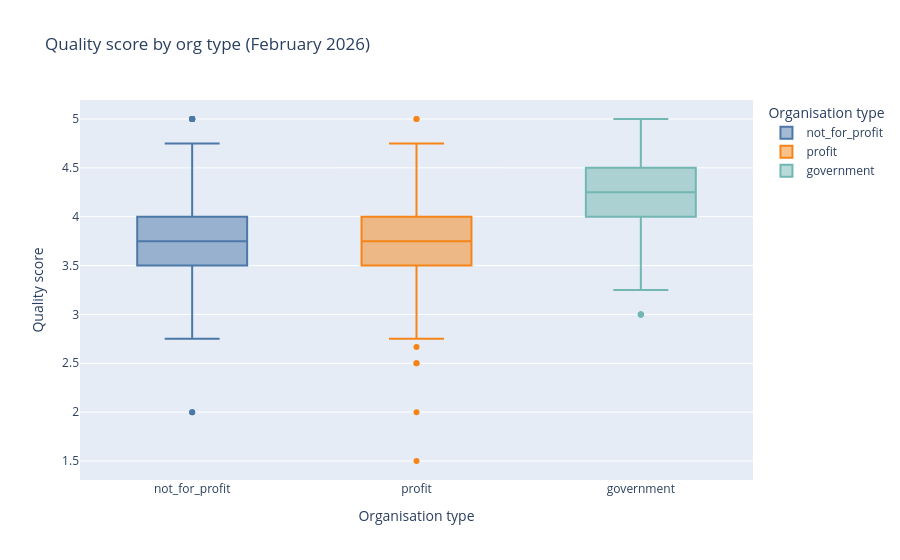

Notebook code for this chart:
### Markdown cell above
## 4. For-Profit Problem — Quality by Org Type

### Code cell
# Box plot quality by org type (latest snapshot)
latest_rat = ratings[ratings['snapshot_date'] == latest_snap].copy()

fig = px.box(
    latest_rat[latest_rat['org_type'] != 'unknown'],
    x='org_type', y='quality_score', color='org_type',
    title=f'Quality score by org type ({latest_snap.strftime("%B %Y")})',
    labels={'quality_score':'Quality score','org_type':'Organisation type'},
    color_discrete_map={'profit':'#F58518','not_for_profit':'#4C78A8','government':'#72B7B2'},
    points='outliers'
)
fig.show()

### Figure 1 — Plotly figure (JSON) as saved in the notebook; plotly's stock layout.template omitted (floating-point values rounded to 4 significant figures; data arrays with more than 128 entries replaced by an {"elided": "..."} marker saying what was removed)
{"data": [{"alignmentgroup": "True", "boxpoints": "outliers", "hovertemplate": "Organisation type=%{x}<br>Quality score=%{y}<extra></extra>", "legendgroup": "not_for_profit", "marker": {"color": "#4C78A8"}, "name": "not_for_profit", "notched": false, "offsetgroup": "not_for_profit", "orientation": "v", "showlegend": true, "type": "box", "x": {"elided": "1539 str values"}, "x0": " ", "xaxis": "x", "y": {"elided": "1539 float values"}, "y0": " ", "yaxis": "y"}, {"alignmentgroup": "True", "boxpoints": "outliers", "hovertemplate": "Organisation type=%{x}<br>Quality score=%{y}<extra></extra>", "legendgroup": "profit", "marker": {"color": "#F58518"}, "name": "profit", "notched": false, "offsetgroup": "profit", "orientation": "v", "showlegend": true, "type": "box", "x": {"elided": "854 str values"}, "x0": " ", "xaxis": "x", "y": {"elided": "854 float values"}, "y0": " ", "yaxis": "y"}, {"alignmentgroup": "True", "boxpoints": "outliers", "hovertemplate": "Organisation type=%{x}<br>Quality score=%{y}<extra></extra>", "legendgroup": "government", "marker": {"color": "#72B7B2"}, "name": "government", "notched": false, "offsetgroup": "government", "orientation": "v", "showlegend": true, "type": "box", "x": {"elided": "189 str values"}, "x0": " ", "xaxis": "x", "y": {"elided": "189 float values"}, "y0": " ", "yaxis": "y"}], "layout": {"boxmode": "overlay", "legend": {"title": {"text": "Organisation type"}, "tracegroupgap": 0}, "title": {"text": "Quality score by org type (February 2026)"}, "xaxis": {"anchor": "y", "categoryarray": ["not_for_profit", "profit", "government"], "categoryorder": "array", "domain": [0, 1], "title": {"text": "Organisation type"}}, "yaxis": {"anchor": "x", "domain": [0, 1], "title": {"text": "Quality score"}}}}
